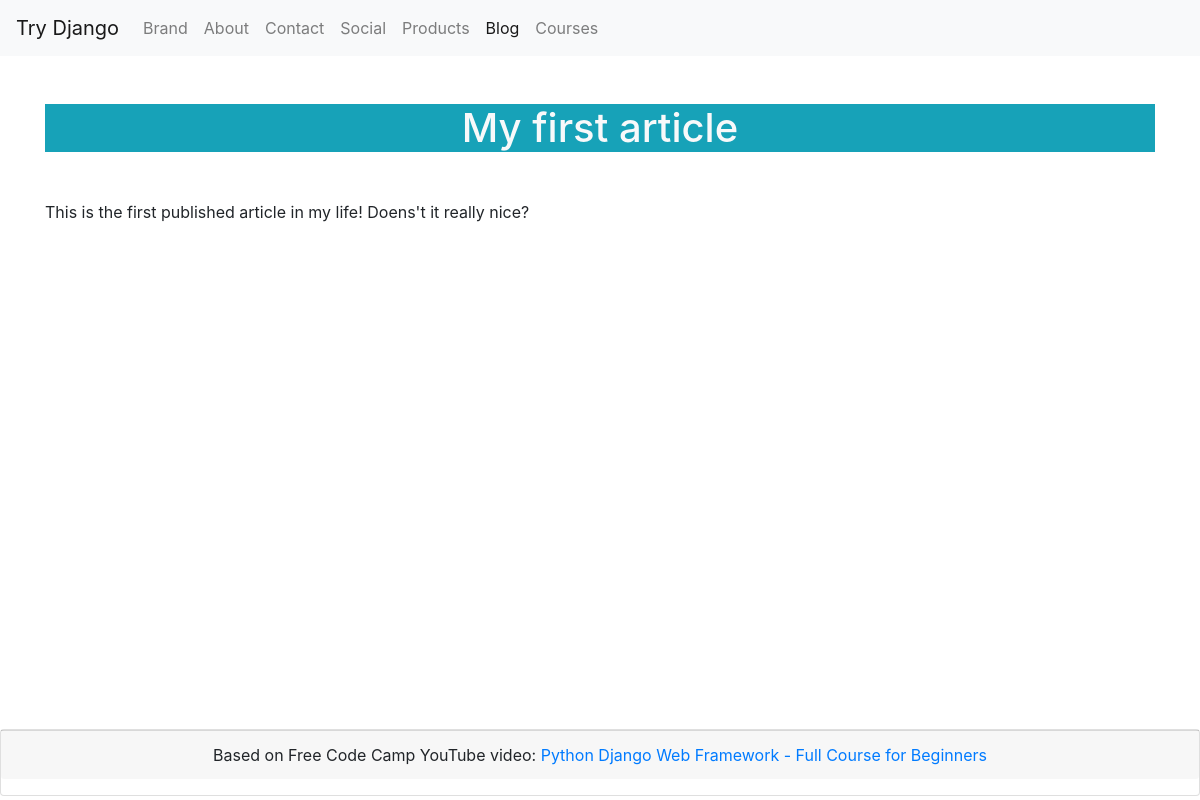
The page /blog/1 on the database its author committed.
### blog/models.py (models this page shows, shortened)
class Article(models.Model):
    title = models.CharField(max_length=120)
    content = models.TextField()
    active = models.BooleanField(default=True)
    def __str__(self):
        return self.title

### blog/views.py (the view)
# urls.py: path('<int:article_id>', ArticleDetailView.as_view(), name='article_detail'),
class ArticleDetailView(DetailView):
    template_name = 'articles/article_detail.html'
    def get_object(self):
        article_id = self.kwargs.get('article_id')
        article_object = get_object_or_404(Article, id=article_id)
        if not article_object.active:
            raise Http404
        return article_object

### pages/templatetags/helpers.py (called while the page is built)
@register.simple_tag
def link_is_active(request, url):
    is_home_url = request.path == '/' and request.path == url
    has_same_parent = url.split('/')[1] == request.path.split('/')[1]
    if is_home_url:
        return 'active'
    if has_same_parent:
        return 'active'
    return ''

### blog/templates/articles/article_detail.html (shortened to what this page needs)
{% extends 'base.html' %}
{% block content %}
    <h1 class="text-center text-light bg-info my-5">{{article}}</h1>
    <p>{{article.content}}</p>
{% endblock content %}

### rows shown on the page
Article: title "My first article", content "This is the first published article in my life! Doens't it really nice?"
